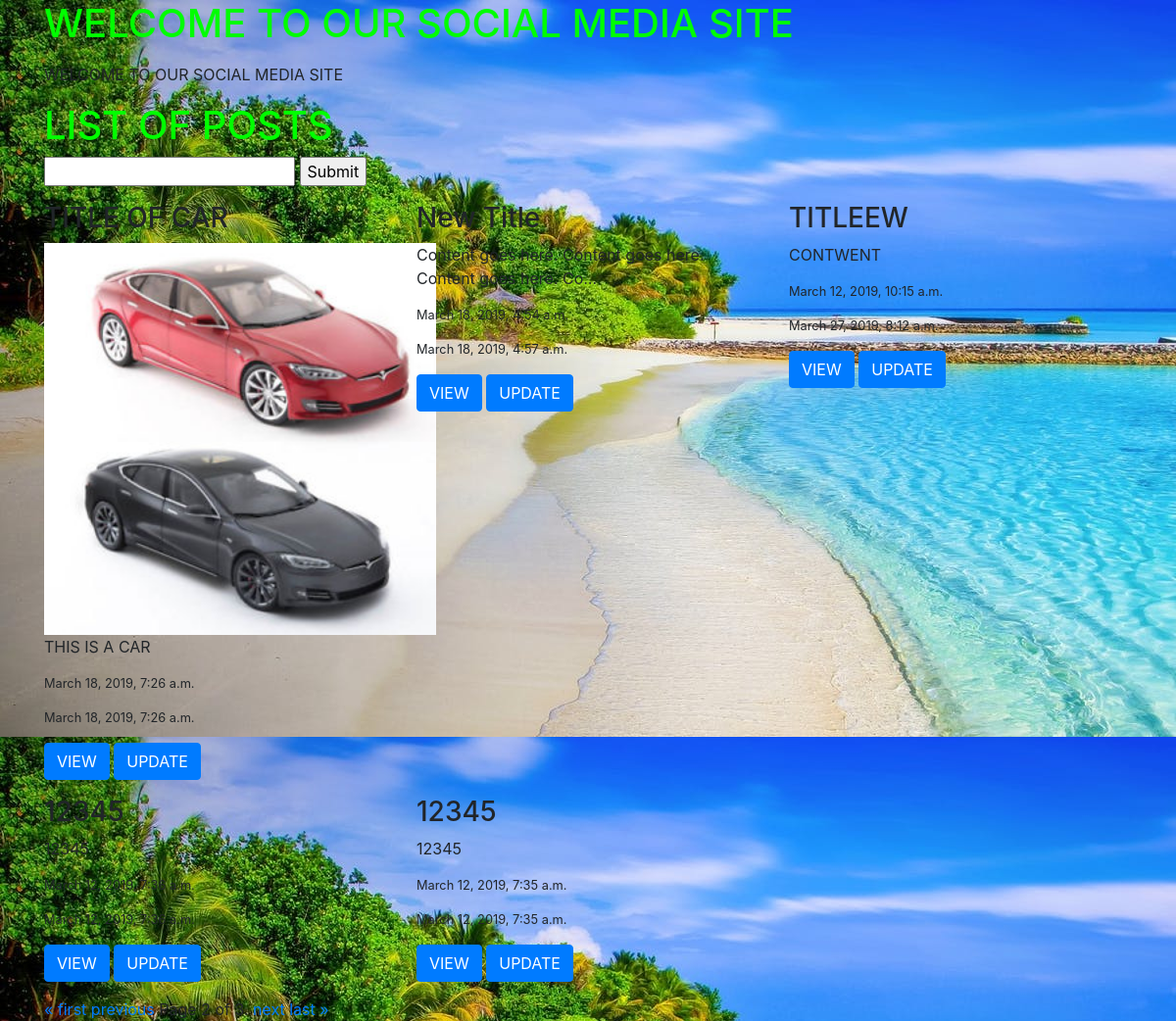
Page /list/?page=2 (signed in) on the committed database.
### posts/models.py (models this page shows, shortened)
class Post(models.Model):
    title = models.CharField(max_length=100)
    image = models.FileField(null=True,blank=True)
    content = models.TextField()
    timestamp = models.DateTimeField(auto_now=False,auto_now_add=True)
    updated = models.DateTimeField(auto_now=True,auto_now_add=False)
    def get_absolute_url(self):
    	return "/detail/%s/" %(self.id)
    def get_update_url(self):
        return "/update/%s/" %(self.id)

### posts/views.py (the view)
# urls.py: url(r'^list/$', views.posts_list),
def posts_list(request):
	if request.user.is_authenticated:
		queryset_list = Post.objects.all().order_by("-timestamp")
		query = request.GET.get('q')
		if query:
			queryset_list = queryset_list.filter(Q(title__icontains=query)
				| Q(content__icontains=query)).distinct()
		paginator = Paginator(queryset_list, 5) # Show 25 contacts per get_pag
		page = request.GET.get('page')
		queryset = paginator.get_page(page)
		context = {
		"set":queryset
		}
		return render(request, "list.html",context)
	else:
		return HttpResponse("<h1> PLEASE LOGIN </h1>")

### templates/list.html
{% extends "base.html" %}
{% block content %}
{{ block.super }}
	<h1>LIST OF POSTS</h1>
	<form method="get">
		<input type="text" name="q" value="{% if request.GET.q %}{{request.GET.q}}{% endif %}">
		<input type="submit">
	</form>
	{% for object in set %}
	{% cycle '<div class="row">' ' ' ' ' ' ' ' ' '</div>' as align %}
	<div class="col-sm-6 col-md-4">
		<div class="thumbnail">
			<div class="caption">
			<h3>{{object.title}}</h3>
			{% if object.image %}
			<img src="{{object.image.url}}" width=400 height=400 class="responsive"/><br/>
			{% endif %}
			<p>{{object.content|truncatechars:60}}</p>
			<small><p>{{object.timestamp}}</p>
			<p>{{object.updated}}</p></small>
			<p><a href="{{object.get_absolute_url}}" class="btn btn-primary" role="button">VIEW</a>
				<a href="{{object.get_update_url}}" class="btn btn-primary" role="button">UPDATE</a></p>
			</div>
		</div>
	</div>
	{% cycle align %}
	{% endfor %}
	</div>
	<div class="row">
		<div class="col">
	<div class="pagination">
    <span class="step-links">
        {% if set.has_previous %}
            <a href="?page=1{% if request.GET.q %}&q={{request.GET.q}}{% endif %}">&laquo; first</a>
            <a href="?page={{ set.previous_page_number }}{% if request.GET.q %}&q={{request.GET.q}}{% endif %}">previous</a>
        {% endif %}
        <span class="current">
            Page {{ set.number }} of {{ set.paginator.num_pages }}.
        </span>
        {% if set.has_next %}
            <a href="?page={{ set.next_page_number }}{% if request.GET.q %}&q={{request.GET.q}}{% endif %}">next</a>
            <a href="?page={{ set.paginator.num_pages }}{% if request.GET.q %}&q={{request.GET.q}}{% endif %}">last &raquo;</a>
        {% endif %}
    </span>
</div>
</div>
</div>
{% endblock content %}

### templates/base.html (shortened to what this page needs)
<html>
<head>
	<link rel="stylesheet" href="https://stackpath.bootstrapcdn.com/bootstrap/4.3.1/css/bootstrap.min.css">
{% load staticfiles %}
<link rel='stylesheet' href = '{% static "base.css" %}'/>
</head>
<body id="bg" style="background-image: url('{% static "login.jpg"%}')";>
	<div class="container">
		<h1>	<p> WELCOME TO OUR SOCIAL MEDIA SITE</p> </h1>
		{% block content %}
			<p> WELCOME TO OUR SOCIAL MEDIA SITE</p>
		{% endblock content %}
	</div>
</body>
</html>

### static/base.css (style rules this page uses)
h1 { color:#00FF00; }

### rows in the picture
Post: title "TITLE OF CAR", image (picture), content "THIS IS A CAR", timestamp "March 18, 2019, 7:26 a.m.", updated "March 18, 2019, 7:26 a.m."
Post: title "New Title", content "Content goes here. Content goes here. Content goes here. Co…", timestamp "March 18, 2019, 4:54 a.m.", updated "March 18, 2019, 4:57 a.m."
Post: title "TITLEEW", content "CONTWENT", timestamp "March 12, 2019, 10:15 a.m.", updated "March 27, 2019, 8:12 a.m."
Post: title "12345", content "12345", timestamp "March 12, 2019, 7:36 a.m.", updated "March 12, 2019, 7:36 a.m."
Post: title "12345", content "12345", timestamp "March 12, 2019, 7:35 a.m.", updated "March 12, 2019, 7:35 a.m."

### other values in the picture
{{ set.number }} "2"
{{ set.paginator.num_pages }} "3"
